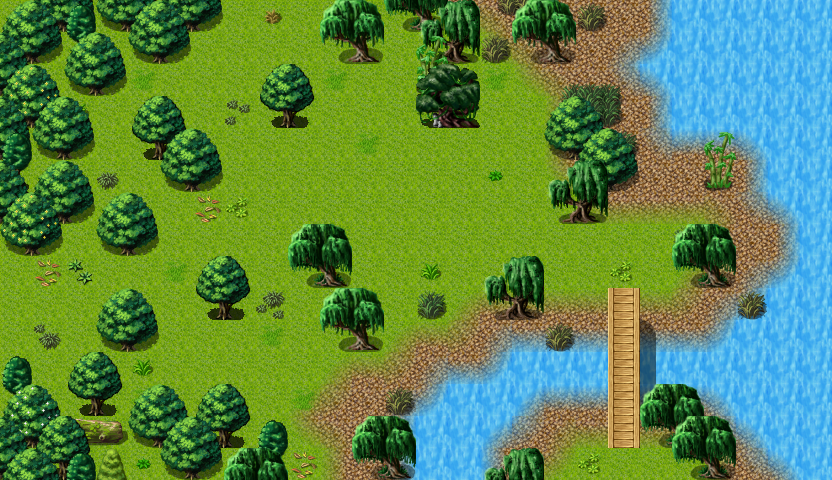

This is a level from a 2D game, rendered from its Tiled map with the project's own tilesets. A one-line summary and the map file follow, with tile-layer data summarised:
An orthogonal 26x15 tile map with 32x32 px tiles, 4 tile layers (Base, Ground, Objects, Above), 1 hidden layer not drawn, 64 tilesets and 12 objects (7x spawn, 5x mapchange).

<map version="1.10" tiledversion="1.11.2" orientation="orthogonal" renderorder="right-down" width="26" height="15" tilewidth="32" tileheight="32" infinite="0" nextlayerid="10" nextobjectid="14">
 <tileset firstgid="1" name="map_bed_1" tilewidth="32" tileheight="32" tilecount="160" columns="16">
  <image source="../drawable/map_bed_1.png" width="512" height="320" />
 </tileset>
 <tileset firstgid="161" name="map_border_1" tilewidth="32" tileheight="32" tilecount="128" columns="16">
  <image source="../drawable/map_border_1.png" width="512" height="256" />
 </tileset>
 <tileset firstgid="289" name="map_bridge_2" tilewidth="32" tileheight="32" tilecount="128" columns="16">
  <image source="../drawable/map_bridge_2.png" width="512" height="256" />
 </tileset>
 <tileset firstgid="417" name="map_broken_1" tilewidth="32" tileheight="32" tilecount="128" columns="16">
  <image source="../drawable/map_broken_1.png" width="512" height="256" />
 </tileset>
 <tileset firstgid="545" name="map_cavewall_1" tilewidth="32" tileheight="32" tilecount="108" columns="18">
  <image source="../drawable/map_cavewall_1.png" width="576" height="192" />
 </tileset>
 <tileset firstgid="653" name="map_cavewall_2" tilewidth="32" tileheight="32" tilecount="108" columns="18">
  <image source="../drawable/map_cavewall_2.png" width="576" height="192" />
 </tileset>
 <tileset firstgid="761" name="map_cavewall_3" tilewidth="32" tileheight="32" tilecount="108" columns="18">
  <image source="../drawable/map_cavewall_3.png" width="576" height="192" />
 </tileset>
 <tileset firstgid="869" name="map_cavewall_4" tilewidth="32" tileheight="32" tilecount="108" columns="18">
  <image source="../drawable/map_cavewall_4.png" width="576" height="192" />
 </tileset>
 <tileset firstgid="977" name="map_chair_table_1" tilewidth="32" tileheight="32" tilecount="128" columns="16">
  <image source="../drawable/map_chair_table_1.png" width="512" height="256" />
 </tileset>
 <tileset firstgid="1105" name="map_chair_table_2" tilewidth="32" tileheight="32" tilecount="128" columns="16">
  <image source="../drawable/map_chair_table_2.png" width="512" height="256" />
 </tileset>
 <tileset firstgid="1233" name="map_crate_1" tilewidth="32" tileheight="32" tilecount="128" columns="16">
  <image source="../drawable/map_crate_1.png" width="512" height="256" />
 </tileset>
 <tileset firstgid="1361" name="map_cupboard_1" tilewidth="32" tileheight="32" tilecount="128" columns="16">
  <image source="../drawable/map_cupboard_1.png" width="512" height="256" />
 </tileset>
 <tileset firstgid="1489" name="map_curtain_1" tilewidth="32" tileheight="32" tilecount="128" columns="16">
  <image source="../drawable/map_curtain_1.png" width="512" height="256" />
 </tileset>
 <tileset firstgid="1617" name="map_entrance_1" tilewidth="32" tileheight="32" tilecount="128" columns="16">
  <image source="../drawable/map_entrance_1.png" width="512" height="256" />
 </tileset>
 <tileset firstgid="1745" name="map_entrance_2" tilewidth="32" tileheight="32" tilecount="128" columns="16">
  <image source="../drawable/map_entrance_2.png" width="512" height="256" />
 </tileset>
 <tileset firstgid="1873" name="map_fence_1" tilewidth="32" tileheight="32" tilecount="128" columns="16">
  <image source="../drawable/map_fence_1.png" width="512" height="256" />
 </tileset>
 <tileset firstgid="2001" name="map_fence_2" tilewidth="32" tileheight="32" tilecount="128" columns="16">
  <image source="../drawable/map_fence_2.png" width="512" height="256" />
 </tileset>
 <tileset firstgid="2129" name="map_fence_3" tilewidth="32" tileheight="32" tilecount="128" columns="16">
  <image source="../drawable/map_fence_3.png" width="512" height="256" />
 </tileset>
 <tileset firstgid="2257" name="map_fence_4" tilewidth="32" tileheight="32" tilecount="128" columns="16">
  <image source="../drawable/map_fence_4.png" width="512" height="256" />
 </tileset>
 <tileset firstgid="2385" name="map_ground_2" tilewidth="32" tileheight="32" tilecount="128" columns="16">
  <image source="../drawable/map_ground_2.png" width="512" height="256" />
 </tileset>
 <tileset firstgid="2513" name="map_ground_3" tilewidth="32" tileheight="32" tilecount="128" columns="16">
  <image source="../drawable/map_ground_3.png" width="512" height="256" />
 </tileset>
 <tileset firstgid="2641" name="map_ground_4" tilewidth="32" tileheight="32" tilecount="128" columns="16">
  <image source="../drawable/map_ground_4.png" width="512" height="256" />
 </tileset>
 <tileset firstgid="2769" name="map_ground_5" tilewidth="32" tileheight="32" tilecount="128" columns="16">
  <image source="../drawable/map_ground_5.png" width="512" height="256" />
 </tileset>
 <tileset firstgid="2897" name="map_ground_6" tilewidth="32" tileheight="32" tilecount="128" columns="16">
  <image source="../drawable/map_ground_6.png" width="512" height="256" />
 </tileset>
 <tileset firstgid="3025" name="map_ground_7" tilewidth="32" tileheight="32" tilecount="128" columns="16">
  <image source="../drawable/map_ground_7.png" width="512" height="256" />
 </tileset>
 <tileset firstgid="3153" name="map_ground_8" tilewidth="32" tileheight="32" tilecount="128" columns="16">
  <image source="../drawable/map_ground_8.png" width="512" height="256" />
 </tileset>
 <tileset firstgid="3281" name="map_house_1" tilewidth="32" tileheight="32" tilecount="128" columns="16">
  <image source="../drawable/map_house_1.png" width="512" height="256" />
 </tileset>
 <tileset firstgid="3409" name="map_house_2" tilewidth="32" tileheight="32" tilecount="128" columns="16">
  <image source="../drawable/map_house_2.png" width="512" height="256" />
 </tileset>
 <tileset firstgid="3537" name="map_indoor_1" tilewidth="32" tileheight="32" tilecount="128" columns="16">
  <image source="../drawable/map_indoor_1.png" width="512" height="256" />
 </tileset>
 <tileset firstgid="3665" name="map_indoor_2" tilewidth="32" tileheight="32" tilecount="128" columns="16">
  <image source="../drawable/map_indoor_2.png" width="512" height="256" />
 </tileset>
 <tileset firstgid="3793" name="map_kitchen_1" tilewidth="32" tileheight="32" tilecount="128" columns="16">
  <image source="../drawable/map_kitchen_1.png" width="512" height="256" />
 </tileset>
 <tileset firstgid="3921" name="map_outdoor_1" tilewidth="32" tileheight="32" tilecount="128" columns="16">
  <image source="../drawable/map_outdoor_1.png" width="512" height="256" />
 </tileset>
 <tileset firstgid="4049" name="map_pillar_1" tilewidth="32" tileheight="32" tilecount="128" columns="16">
  <image source="../drawable/map_pillar_1.png" width="512" height="256" />
 </tileset>
 <tileset firstgid="4177" name="map_pillar_2" tilewidth="32" tileheight="32" tilecount="128" columns="16">
  <image source="../drawable/map_pillar_2.png" width="512" height="256" />
 </tileset>
 <tileset firstgid="4305" name="map_plant_1" tilewidth="32" tileheight="32" tilecount="128" columns="16">
  <image source="../drawable/map_plant_1.png" width="512" height="256" />
 </tileset>
 <tileset firstgid="4433" name="map_plant_2" tilewidth="32" tileheight="32" tilecount="128" columns="16">
  <image source="../drawable/map_plant_2.png" width="512" height="256" />
 </tileset>
 <tileset firstgid="4561" name="map_rock_1" tilewidth="32" tileheight="32" tilecount="128" columns="16">
  <image source="../drawable/map_rock_1.png" width="512" height="256" />
 </tileset>
 <tileset firstgid="4689" name="map_rock_2" tilewidth="32" tileheight="32" tilecount="128" columns="16">
  <image source="../drawable/map_rock_2.png" width="512" height="256" />
 </tileset>
 <tileset firstgid="4817" name="map_roof_1" tilewidth="32" tileheight="32" tilecount="128" columns="16">
  <image source="../drawable/map_roof_1.png" width="512" height="256" />
 </tileset>
 <tileset firstgid="4945" name="map_roof_2" tilewidth="32" tileheight="32" tilecount="128" columns="16">
  <image source="../drawable/map_roof_2.png" width="512" height="256" />
 </tileset>
 <tileset firstgid="5073" name="map_roof_3" tilewidth="32" tileheight="32" tilecount="128" columns="16">
  <image source="../drawable/map_roof_3.png" width="512" height="256" />
 </tileset>
 <tileset firstgid="5201" name="map_shop_1" tilewidth="32" tileheight="32" tilecount="128" columns="16">
  <image source="../drawable/map_shop_1.png" width="512" height="256" />
 </tileset>
 <tileset firstgid="5329" name="map_sign_ladder_1" tilewidth="32" tileheight="32" tilecount="128" columns="16">
  <image source="../drawable/map_sign_ladder_1.png" width="512" height="256" />
 </tileset>
 <tileset firstgid="5457" name="map_table_1" tilewidth="32" tileheight="32" tilecount="128" columns="16">
  <image source="../drawable/map_table_1.png" width="512" height="256" />
 </tileset>
 <tileset firstgid="5585" name="map_transition_1" tilewidth="32" tileheight="32" tilecount="128" columns="16">
  <image source="../drawable/map_transition_1.png" width="512" height="256" />
 </tileset>
 <tileset firstgid="5713" name="map_transition_2" tilewidth="32" tileheight="32" tilecount="128" columns="16">
  <image source="../drawable/map_transition_2.png" width="512" height="256" />
 </tileset>
 <tileset firstgid="5841" name="map_transition_3" tilewidth="32" tileheight="32" tilecount="128" columns="16">
  <image source="../drawable/map_transition_3.png" width="512" height="256" />
 </tileset>
 <tileset firstgid="5969" name="map_transition_4" tilewidth="32" tileheight="32" tilecount="128" columns="16">
  <image source="../drawable/map_transition_4.png" width="512" height="256" />
 </tileset>
 <tileset firstgid="6097" name="map_transition_5" tilewidth="32" tileheight="32" tilecount="128" columns="16">
  <image source="../drawable/map_transition_5.png" width="512" height="256" />
 </tileset>
 <tileset firstgid="6225" name="map_wall_1" tilewidth="32" tileheight="32" tilecount="128" columns="16">
  <image source="../drawable/map_wall_1.png" width="512" height="256" />
 </tileset>
 <tileset firstgid="6353" name="map_wall_2" tilewidth="32" tileheight="32" tilecount="120" columns="15">
  <image source="../drawable/map_wall_2.png" width="480" height="256" />
 </tileset>
 <tileset firstgid="6473" name="map_wall_3" tilewidth="32" tileheight="32" tilecount="120" columns="15">
  <image source="../drawable/map_wall_3.png" width="480" height="256" />
 </tileset>
 <tileset firstgid="6593" name="map_wall_4" tilewidth="32" tileheight="32" tilecount="120" columns="15">
  <image source="../drawable/map_wall_4.png" width="480" height="256" />
 </tileset>
 <tileset firstgid="6713" name="map_window_1" tilewidth="32" tileheight="32" tilecount="128" columns="16">
  <image source="../drawable/map_window_1.png" width="512" height="256" />
 </tileset>
 <tileset firstgid="6841" name="map_window_2" tilewidth="32" tileheight="32" tilecount="128" columns="16">
  <image source="../drawable/map_window_2.png" width="512" height="256" />
 </tileset>
 <tileset firstgid="6969" name="map_trail_1" tilewidth="32" tileheight="32" tilecount="128" columns="16">
  <image source="../drawable/map_trail_1.png" width="512" height="256" />
 </tileset>
 <tileset firstgid="7097" name="map_ground_1" tilewidth="32" tileheight="32" tilecount="128" columns="16">
  <image source="../drawable/map_ground_1.png" width="512" height="256" />
 </tileset>
 <tileset firstgid="7225" name="map_plant_1" tilewidth="32" tileheight="32" tilecount="128" columns="16">
  <image source="../drawable/map_plant_1.png" width="512" height="256" />
 </tileset>
 <tileset firstgid="7353" name="map_tree_2" tilewidth="32" tileheight="32" tilecount="128" columns="16">
  <image source="../drawable/map_tree_2.png" width="512" height="256" />
 </tileset>
 <tileset firstgid="7481" name="map_tree_1" tilewidth="32" tileheight="32" tilecount="128" columns="16">
  <image source="../drawable/map_tree_1.png" width="512" height="256" />
 </tileset>
 <tileset firstgid="7609" name="map_trail_1" tilewidth="32" tileheight="32" tilecount="128" columns="16">
  <image source="../drawable/map_trail_1.png" width="512" height="256" />
 </tileset>
 <tileset firstgid="7737" name="map_plant_3" tilewidth="32" tileheight="32" tilecount="128" columns="16">
  <image source="../drawable/map_plant_3.png" width="512" height="256" />
 </tileset>
 <tileset firstgid="7865" name="map_bridge_1" tilewidth="32" tileheight="32" tilecount="128" columns="16">
  <image source="../drawable/map_bridge_1.png" width="512" height="256" />
 </tileset>
 <tileset firstgid="7993" name="map_tree_3" tilewidth="32" tileheight="32" tilecount="544" columns="32">
  <image source="../drawable/map_tree_3.png" width="1024" height="544" />
 </tileset>
 <layer id="1" name="Base" width="26" height="15">
  <data>[390 cells, 9 non-empty, 2 distinct tile ids]</data>
 </layer>
 <layer id="2" name="Ground" width="26" height="15">
  <data>[390 cells, 390 non-empty, 10 distinct tile ids]</data>
 </layer>
 <layer id="3" name="Objects" width="26" height="15">
  <data>[390 cells, 191 non-empty, 62 distinct tile ids]</data>
 </layer>
 <layer id="4" name="Above" width="26" height="15">
  <data>[390 cells, 106 non-empty, 34 distinct tile ids]</data>
 </layer>
 <layer id="5" name="Walkable" width="26" height="15" visible="0">
  <data>[390 cells, 177 non-empty, 2 distinct tile ids]</data>
 </layer>
 <objectgroup id="6" name="Mapevents" visible="0">
  <object id="1" name="south1" type="mapchange" x="288" y="448" width="64" height="32">
   <properties>
    <property name="map" value="brightportwild12" />
    <property name="place" value="north1" />
   </properties>
  </object>
  <object id="3" name="north" type="mapchange" x="224" y="0" width="160" height="32">
   <properties>
    <property name="map" value="waytobrightport18" />
    <property name="place" value="south" />
   </properties>
  </object>
  <object id="4" name="west" type="mapchange" x="0" y="256" width="32" height="128">
   <properties>
    <property name="map" value="brightportwild9" />
    <property name="place" value="east" />
   </properties>
  </object>
  <object id="5" name="south" type="mapchange" x="544" y="448" width="128" height="32">
   <properties>
    <property name="map" value="brightportwild12" />
    <property name="place" value="north" />
   </properties>
  </object>
  <object id="13" name="north1" type="mapchange" x="608" y="0" width="64" height="32">
   <properties>
    <property name="map" value="brightportwild22" />
    <property name="place" value="south" />
   </properties>
  </object>
 </objectgroup>
 <objectgroup id="7" name="Spawn" visible="0">
  <object id="6" name="lizardcorsair2" type="spawn" x="608" y="320" width="32" height="64">
   <properties>
    <property name="spawngroup" value="brightport_redlizard" />
   </properties>
  </object>
  <object id="7" name="lizardfencer" type="spawn" x="640" y="128" width="160" height="224">
   <properties>
    <property name="spawngroup" value="brightport_redlizard2" />
   </properties>
  </object>
  <object id="8" name="lizardcorsair" type="spawn" x="672" y="192" width="64" height="96">
   <properties>
    <property name="spawngroup" value="brightport_redlizard" />
   </properties>
  </object>
  <object id="9" name="brightport_deer1" type="spawn" x="128" y="64" width="288" height="128">
   <properties>
    <property name="quantity" value="2" />
    <property name="spawngroup" value="brightport_deer" />
   </properties>
  </object>
  <object id="10" name="brightport_deer" type="spawn" x="64" y="224" width="160" height="160">
   <properties>
    <property name="quantity" value="2" />
    <property name="spawngroup" value="brightport_deer" />
   </properties>
  </object>
  <object id="11" name="virile deer3" type="spawn" x="512" y="224" width="64" height="64">
   <properties>
    <property name="spawngroup" value="brightport_deer" />
   </properties>
  </object>
  <object id="12" name="brightport_squirrel2" type="spawn" x="64" y="64" width="384" height="352">
   <properties>
    <property name="quantity" value="3" />
    <property name="spawngroup" value="brightport_squirrel" />
   </properties>
  </object>
 </objectgroup>
 <objectgroup id="8" name="Keys" />
 <objectgroup id="9" name="Replace" />
</map>
